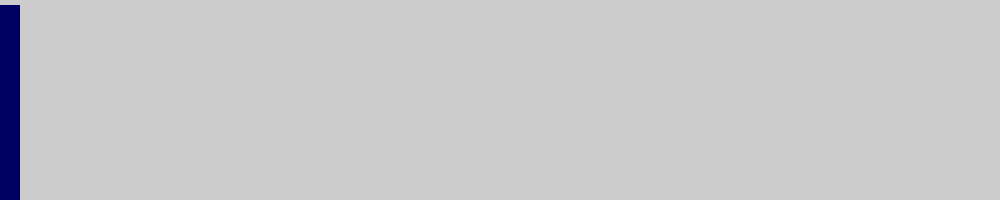
Frame 1 (no input)
Frame 60 (the mouse pressed at the canvas centre just before this capture): identical to frame 1, image omitted
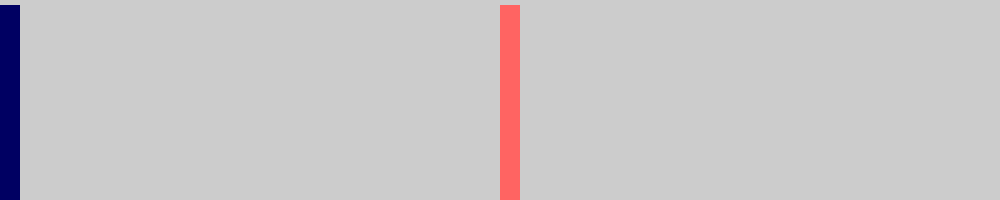
Frame 120 (the mouse held since frame 60 and released just before this capture)

The Processing sketch that drew these frames (run headless with seeded random() and noise(); from frame 60 on, the mouse is pressed at the canvas centre):

// Processing sketch: sketch_190605b
// ── sketch_190605b.pde
int barWidth = 20;
int lastBar = -1;


void setup() {
  size(1000, 200);
  strokeWeight(15);
  stroke(400, 5);
}


void draw() {
  int whichBar = mouseX / barWidth;
  if (whichBar != lastBar) {
    int barX = whichBar * barWidth;
    fill(barX, mouseY, 98);
    rect(barX, 5, barWidth, height);
    lastBar = whichBar;
  }
}
